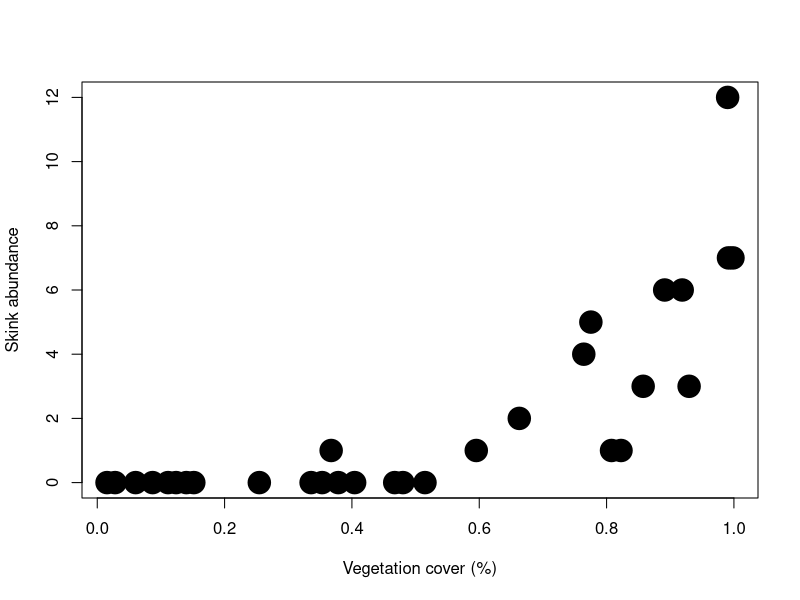

Here is the R script that generated this plot:
####################################################################################
##### CODE FOR ASSESSING DISPERSION IN COUNT MODELS USING A QAUSI-POISSON GLM ######
####################################################################################

##### R script for simulating and producing a quasi-Poisson GLM for assessing dispersion in a count model analysing the abundance of Cunningham's skinks as a function of vegetation cover

##### This code has been used to provide an example on how to evaluate the presence of dispersion in a statiscal count model:
##### http://pablogarcia-diaz.blogspot.com.au/2016/07/assessing-dispersion.html

##### Read the readme file for this repository before running any analyses


###### SIMULATE THE DATA

#### sample.size: number of plots surveyed for Cunningham's skinks, n = 30

set.seed(1000)

sample.size<-30


#### Simulate vegetation cover data for the survey plots from a Beta distribution


veg.cov<-rbeta(sample.size, 0.5, 0.5)


#### Now, let’s define the parameters of the Poisson-log GLM relationship between the Cunningham’s skinks abundance and the vegetation cover


intercept.sim=-2 	#### Intercept
slope.sim=5		#### Slope


#### Define the mean Cunningham’s skinks abundance lambda as a function of the vegetation cover


lambda<-exp(intercept.sim+slope.sim*veg.cov)


#### Now, we induce under-dispersion in the response variable by defining the dispersion parameter ? being less than 1


phi<-0.4


#### Finally, obtain the Cunningham’s skinks abundance in each and every plot by drawing values from a Poisson distribution with mean lambda and dispersion parameter phi


abundance<-rpois(sample.size, phi*lambda)


##### Let’s have a look at the relationship between th Cunningham's skink abundance and the vegetation cover


plot(abundance~veg.cov, xlab="Vegetation cover (%)", ylab="Skink abundance", pch=19, cex=3)


###### MODEL CUNNINGHAM'S SKINK ABUNDANCE


#### Fit a quasi-Poisson GLM to the Cunningham’s skink abundance (response variable) and vegetation cover data (independent covariate)


fit.ud<-glm(abundance~veg.cov, family=quasipoisson())


#### Have a look at the summary Table


summary(fit.ud)


#### Calculate the 95% Confidence Intervals

conf.int<-confint(fit.ud)

conf.int

